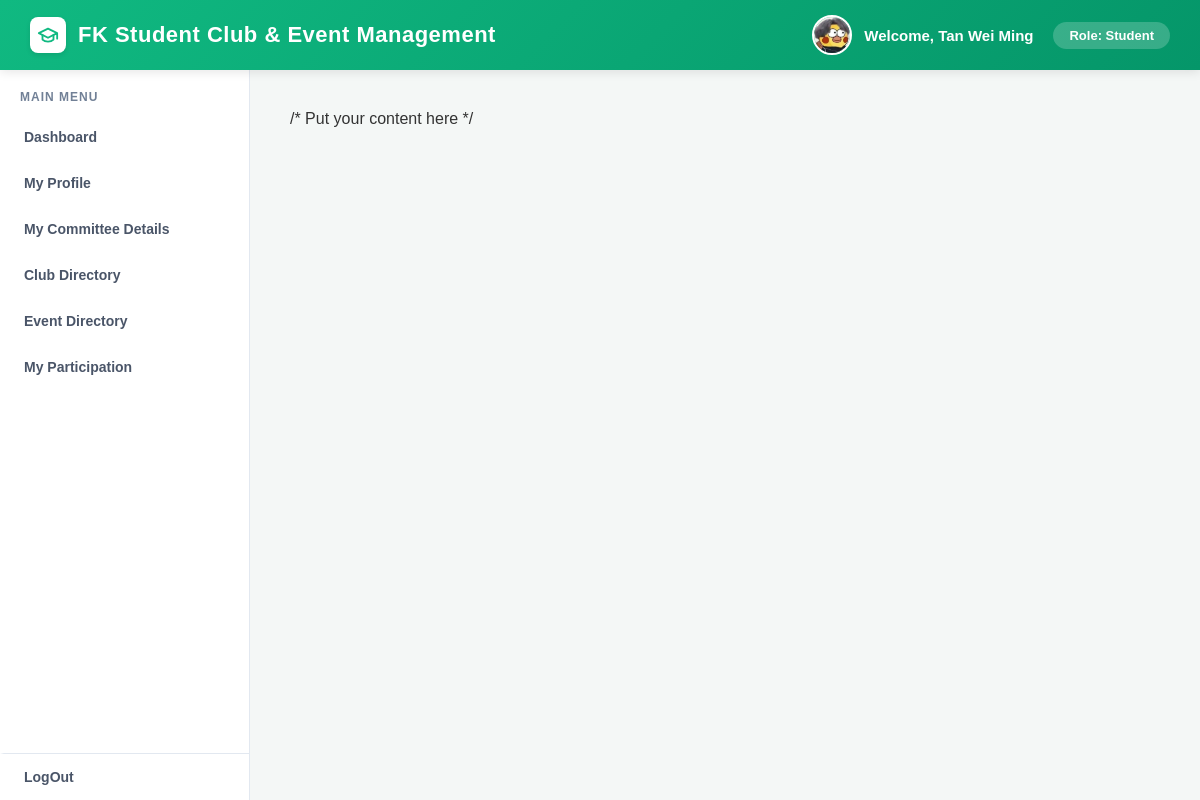
Screenshot of /student/student_sample.php (signed in) with the database file from the repository.
### tables this page shows
CREATE TABLE `students` (
  `userID` varchar(100) NOT NULL,
  `stu_ID` varchar(10) DEFAULT NULL,
  `stu_name` varchar(100) DEFAULT NULL,
  `stu_email` varchar(100) DEFAULT NULL,
  `stu_address` varchar(255) DEFAULT NULL,
  `stu_role` varchar(50) DEFAULT NULL,
  `stu_contact_no` varchar(15) DEFAULT NULL,
  `stu_profile_photo` varchar(255) DEFAULT NULL
);

### student/student_background.php (the view, shortened to what this page needs)
<?php
$current_page = basename($_SERVER['PHP_SELF']);
?>
<div class="top-bar">
    <div class="system-title">
        <div class="system-logo">
            <svg xmlns="http://www.w3.org/2000/svg" width="22" height="22" viewBox="0 0 24 24" fill="none" stroke="currentColor" stroke-width="2" stroke-linecap="round" stroke-linejoin="round">
                <path d="M22 10v6M2 10l10-5 10 5-10 5z"/>
                <path d="M6 12v5c3 3 9 3 12 0v-5"/>
             </svg>
        </div>
        FK Student Club & Event Management
    </div>
    <div class="user-profile-section">
        <div class="profile-group">
            <div class="top-bar-photo">
                <?php if (!empty($photo_path)): ?>
                    <img src="../<?php echo htmlspecialchars($photo_path); ?>" alt="Profile" style="width: 100%; height: 100%; object-fit: cover;">
                <?php else: ?>
                    <?php echo strtoupper(substr($stu_name, 0, 1)); ?>
                <?php endif; ?>
             </div>
            <div class="welcome-text">Welcome, <?php echo htmlspecialchars($stu_name); ?></div>
        </div>
        <div class="role-badge">Role: <?php echo htmlspecialchars($role); ?></div>
    </div>
</div>
<div class="main-layout">
    <div class="sidebar">
        <div class="sidebar-title">Main Menu</div>
        <a href="student_dashboard.php" class="<?= ($current_page == 'student_dashboard.php') ? 'active' : '' ?>">Dashboard</a>
        <a href="profile_dashboard.php" class="<?= ($current_page == 'profile_dashboard.php') ? 'active' : '' ?>">My Profile</a>
        <a href="committee_details.php" class="<?= ($current_page == 'committee_details.php') ? 'active' : '' ?>">My Committee Details</a>
        <a href="club_directory.php" class="<?= ($current_page == 'club_directory.php') ? 'active' : '' ?>">Club Directory</a>
        <a href="event_directory.php" class="<?= ($current_page == 'event_directory.php') ? 'active' : '' ?>">Event Directory</a>
        <a href="participation.php" class="<?= ($current_page == 'participation.php') ? 'active' : '' ?>">My Participation</a>
        <a href="../logout.php" class="logout-btn">LogOut</a>
    </div>

### student/student_background.php (style rules this page uses)
* { margin: 0; padding: 0; box-sizing: border-box; font-family: Arial, Helvetica, sans-serif; }
body { display: flex; flex-direction: column; height: 100vh; background-color: #f4f7f6; color: #333; }
.top-bar { background: linear-gradient(135deg, #10b981 0%, #059669 100%); color: white; padding: 15px 30px; display: flex; justify-content: space-between; align-items: center; box-shadow: 0 2px 10px rgba(0,0,0,0.1); z-index: 10; }
.system-title { font-size: 22px; font-weight: bold; letter-spacing: 0.5px; display: flex; align-items: center; gap: 12px; }
.system-logo { width: 36px; height: 36px; background-color: white; color: #10b981; border-radius: 8px; display: flex; justify-content: center; align-items: center; box-shadow: 0 2px 5px rgba(0,0,0,0.1); }
.user-profile-section { display: flex; align-items: center; gap: 20px; }
.profile-group { display: flex; align-items: center; gap: 12px; }
.top-bar-photo { width: 40px; height: 40px; background-color: rgba(255,255,255,0.2); border-radius: 50%; border: 2px solid white; display: flex; justify-content: center; align-items: center; overflow: hidden; font-size: 14px; font-weight: bold; }
.welcome-text { font-size: 15px; font-weight: bold; }
.role-badge { background-color: rgba(255,255,255,0.2); padding: 6px 16px; border-radius: 20px; font-size: 13px; font-weight: bold; }
.main-layout { display: flex; flex: 1; overflow: hidden; }
.sidebar { width: 250px; background-color: white; border-right: 1px solid #e2e8f0; padding-top: 20px; display: flex; flex-direction: column; flex-shrink: 0; }
.sidebar-title { padding: 0 20px 10px 20px; font-size: 12px; text-transform: uppercase; color: #718096; font-weight: bold; letter-spacing: 1px; }
.sidebar a { padding: 15px 20px; color: #4a5568; text-decoration: none; font-weight: bold; font-size: 14px; border-left: 4px solid transparent; transition: all 0.3s; }
.logout-btn { margin-top: auto; border-top: 1px solid #e2e8f0; }

### rows the page displays
students: stu_profile_photo (picture), stu_name "Tan Wei Ming"

### other values shown
$role "Student"
